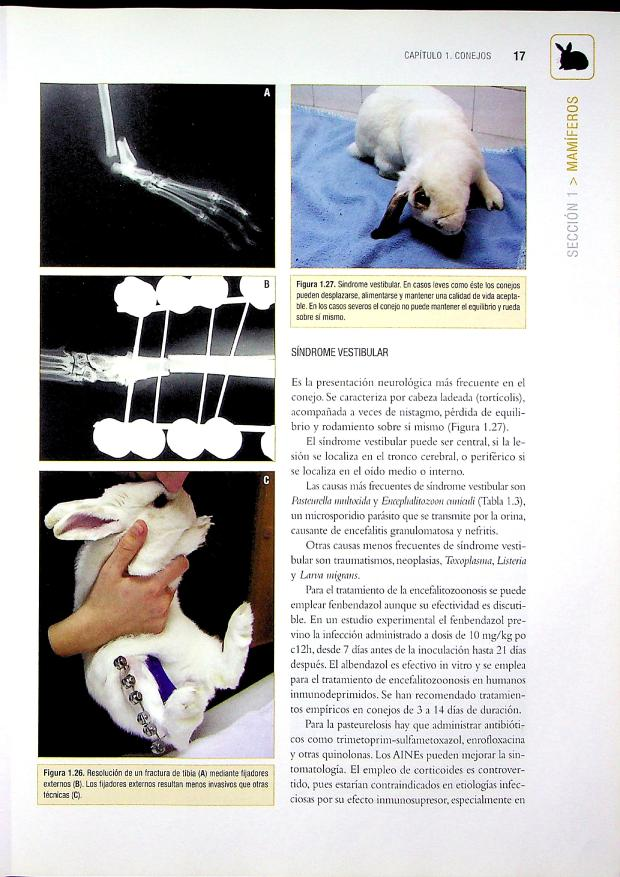
#> input picture Practicas/Datos/Monito.jpg, 620 x 877 px, found by its file name
$ python 'Nuevo A.py'
#> lines starting #> are read from the running program, lines starting #| are printed output that depends on the picture; after the words box and inside, x2 and y2 are one past the last pixel; in counts of white or black regions, pixels touching at a corner belong together
# Este programa busca y pinta contornos
import cv2
import numpy as np

imagen = cv2.imread("D:\\Proyectos\\Python Pr\\Practicas\\Datos\\Monito.jpg")
#> imagen is the input picture: shape (877, 620, 3); mean B, G, R 184, 183.9, 184.6
gris1 = cv2.cvtColor(imagen,cv2.COLOR_BGR2GRAY)
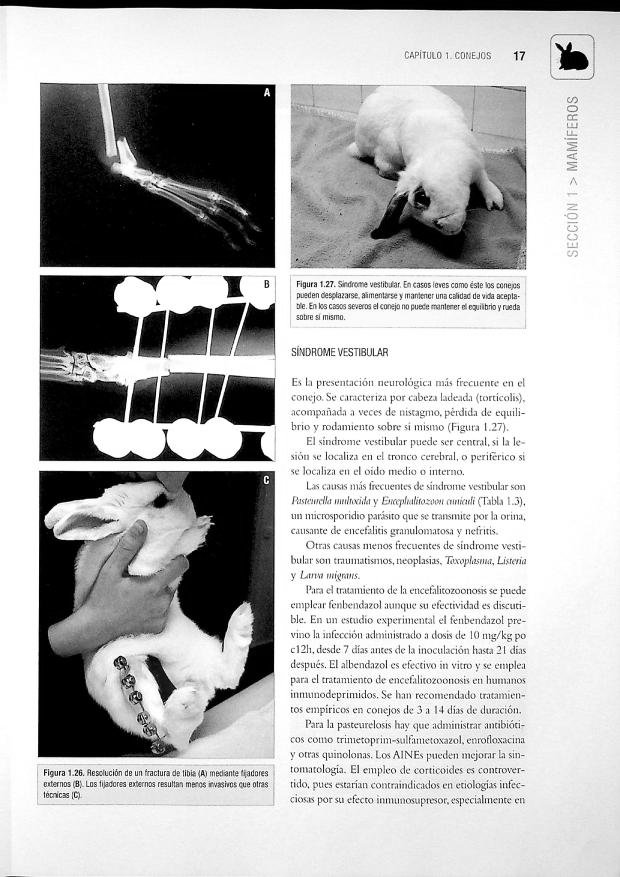
#> gris1: shape (877, 620); min 0, max 255, mean 184.1
gris = cv2.bilateralFilter(gris1, 11, 17, 17)

#Magia de refinado

kernel = np.ones((4,4),np.uint8)
erosion = cv2.erode(gris,kernel,iterations = 1)#remueve puntos pequeños
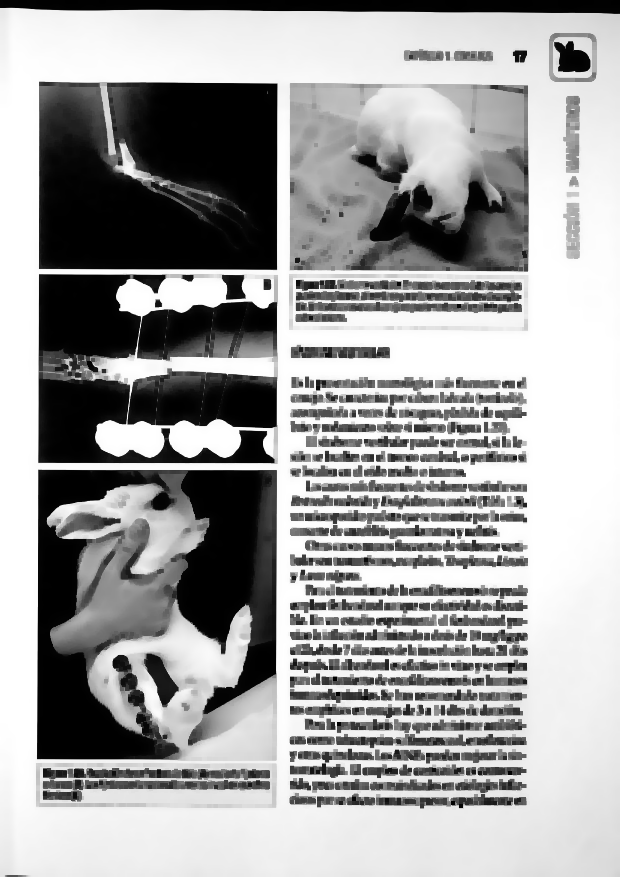
#> erosion: shape (877, 620); min 0, max 255, mean 161.2
kernel = np.ones((2,2),np.uint8)
dilation = cv2.dilate(erosion,kernel,iterations = 4)#ensancha las lineas
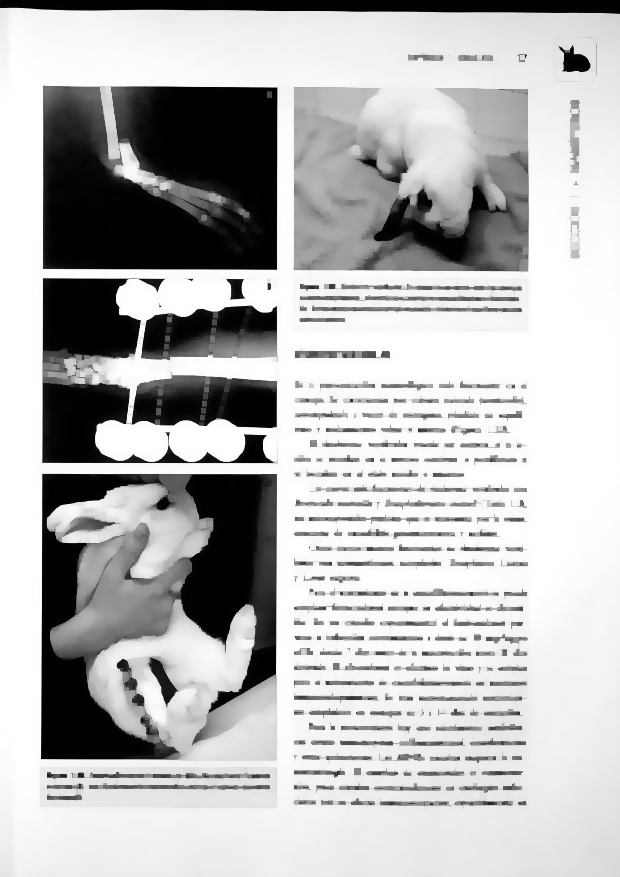
#> dilation: shape (877, 620); min 0, max 255, mean 183.2
binari = cv2.Canny(dilation,40,150)
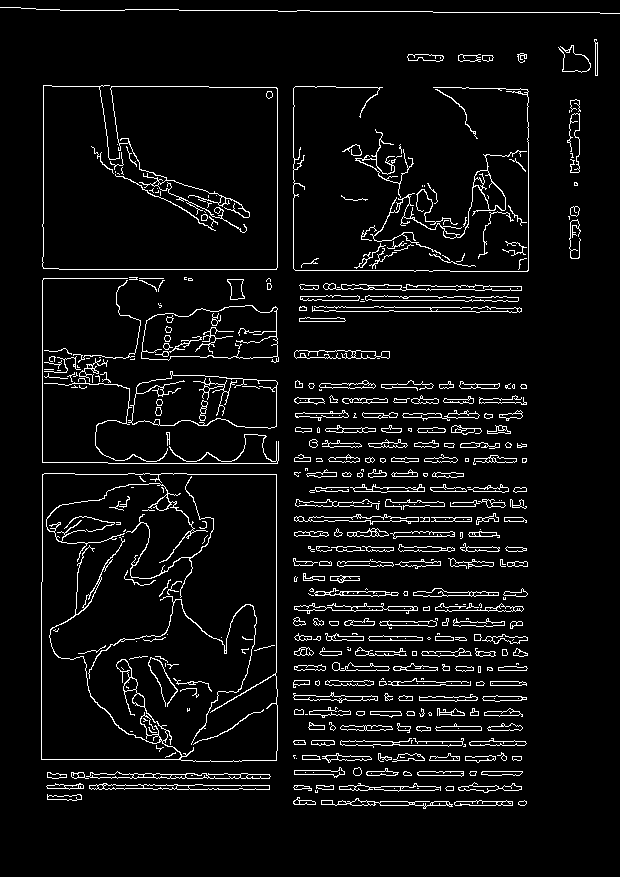
#> binari: shape (877, 620); 5.8% white in thin lines or dots
#cv2.imshow("algo",binari)

#a,formas = cv2.threshold(gris,70,255,cv2.THRESH_BINARY)
cnt,b = cv2.findContours(binari,cv2.RETR_EXTERNAL,cv2.CHAIN_APPROX_SIMPLE)
#> cnt = 354 contours, 159 with area under 20; largest, box (x1, y1, x2, y2) and area: (41, 473, 278, 762) 67128, (128, 371, 278, 429) 6480, (141, 305, 279, 363) 6144, (370, 150, 527, 255) 856, (323, 283, 522, 291) 736; b = 354 rows, first 6: [1, -1, -1, -1], [2, 0, -1, -1], [3, 1, -1, -1], [4, 2, -1, -1], [5, 3, -1, -1], [6, 4, -1, -1]


rects = [cv2.boundingRect(news) for news in cnt]
#> rects = 354 items, first 6: (518, 800, 9, 6), (454, 800, 59, 6), (321, 798, 132, 11), (293, 797, 23, 8), (47, 794, 35, 7), (315, 790, 3, 3)
imrec=[]
print(len(rects))
#| 354
for i in rects:
    _,_,w,h=i
    print(i)
    if w>200 and h>100:
        imrec.append(i)
#> this loop made 354 passes
#> (i, w, h) on passes 1 to 3: ((518, 800, 9, 6), 9, 6), ((454, 800, 59, 6), 59, 6), ((321, 798, 132, 11), 132, 11)
#| (518, 800, 9, 6)
#| (454, 800, 59, 6)
#| (321, 798, 132, 11)
#| (293, 797, 23, 8)
#| (47, 794, 35, 7)
#| (315, 790, 3, 3)
#| (417, 788, 2, 1)
#| (445, 786, 9, 5)
#> (further printed lines are left out)
#> after the loop, imrec = [(41, 473, 237, 289), (42, 278, 237, 186), (293, 86, 236, 186), (42, 85, 236, 185)]

print(imrec)

rects = sorted(rects,key=lambda  x:x[1],reverse=True)
for b in imrec:
    x,y,w,h=b
    x=int(x)
    y=int(y)
    w=int(w)
    h=int(h)
    print(x,y,w,h)
    cv2.rectangle(imagen,(x,y),(x+w,y+h),(0,0,255),2)
#> this loop made 4 passes
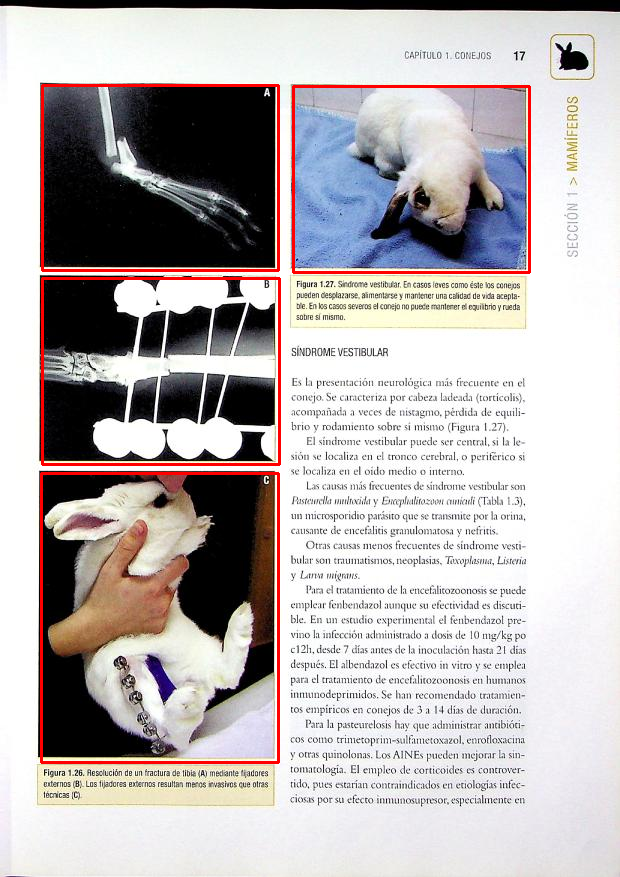
#> imagen: shape (877, 620, 3); 1.97% of pixels changed, all inside (x1, y1, x2, y2) = (40, 84, 531, 764)
#cv2.drawContours(imagen,cnt,-1,(0,0,255),2)
cv2.imshow("Imagen de salida",imagen)
cv2.waitKey(0)
cv2.destroyAllWindows()

$ run again, with Practicas/Datos/A001-1.jpg copied over Practicas/Datos/Monito.jpg
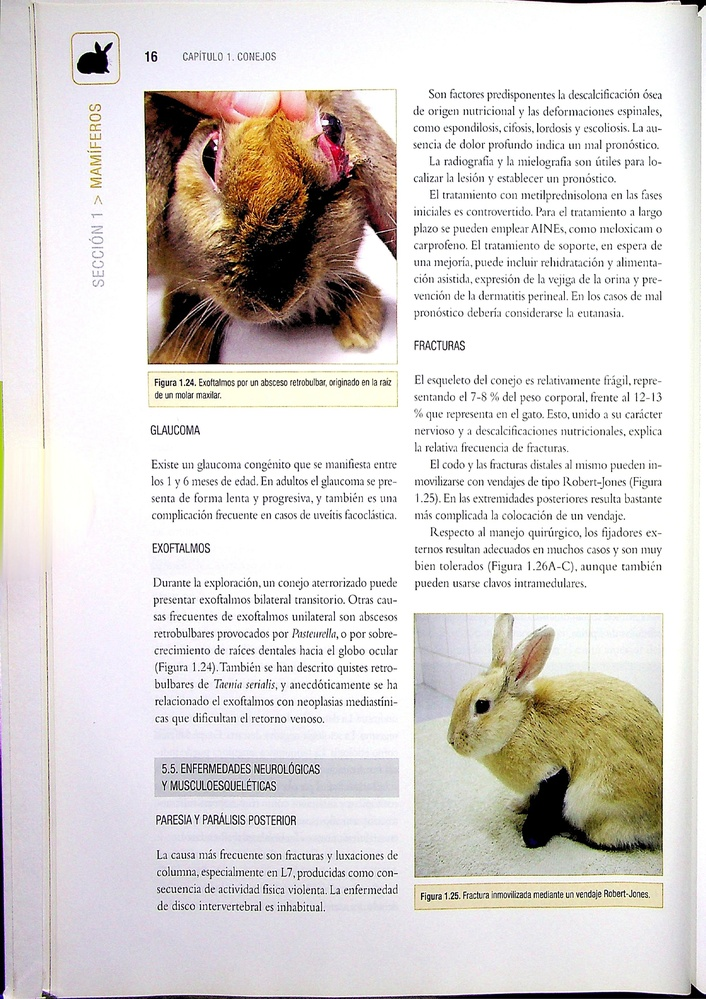
#> input picture Practicas/Datos/A001-1.jpg, 706 x 999 px, shrunk from 2480 x 3508 before the run, found by its file name
#> imagen is the input picture: shape (999, 706, 3); mean B, G, R 209.1, 212.4, 217.6
#> `binari = cv2.Canny(dilation,40,150)`:
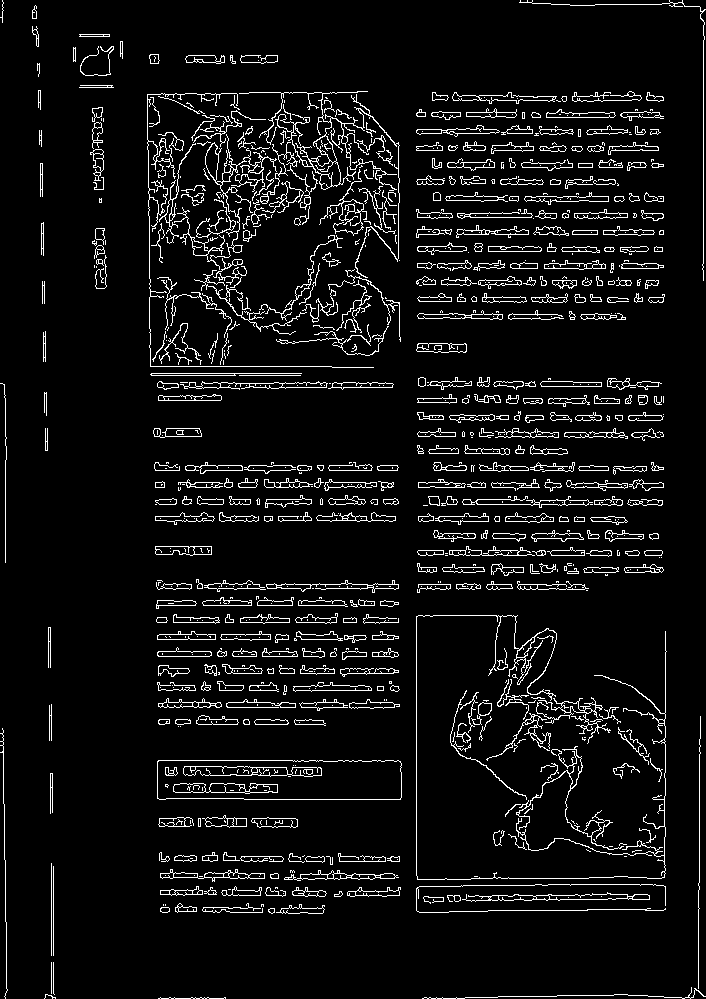
#> binari: shape (999, 706); 6.6% white in thin lines or dots
#> `cnt,b = cv2.findContours(binari,cv2.RETR_EXTERNAL,cv2.CHAIN_APPROX_SIM..`: cnt = 687 contours, 364 with area under 20; largest, box (x1, y1, x2, y2) and area: (157, 760, 402, 800) 9370, (239, 91, 400, 278) 1330, (174, 134, 277, 270) 1115, (462, 892, 650, 902) 713, (180, 381, 328, 390) 476; b = 687 rows, first 6: [1, -1, -1, -1], [2, 0, -1, -1], [3, 1, -1, -1], [4, 2, -1, -1], [5, 3, -1, -1], [6, 4, -1, -1]
#> rects = 687 items, first 6: (158, 997, 68, 2), (44, 994, 12, 5), (422, 987, 284, 12), (53, 962, 2, 33), (51, 962, 1, 32), (268, 908, 7, 6)
#| 687
#> the loop `for i in rects:` made 687 passes
#> (i, w, h) on passes 1 to 3: ((158, 997, 68, 2), 68, 2), ((44, 994, 12, 5), 12, 5), ((422, 987, 284, 12), 284, 12)
#> (printed output is left out)
#> after the loop `for i in rects:`: imrec = [(416, 615, 251, 265), (147, 93, 227, 275)]
#> the loop `for b in imrec:` made 2 passes
#> after the loop `for b in imrec:`:
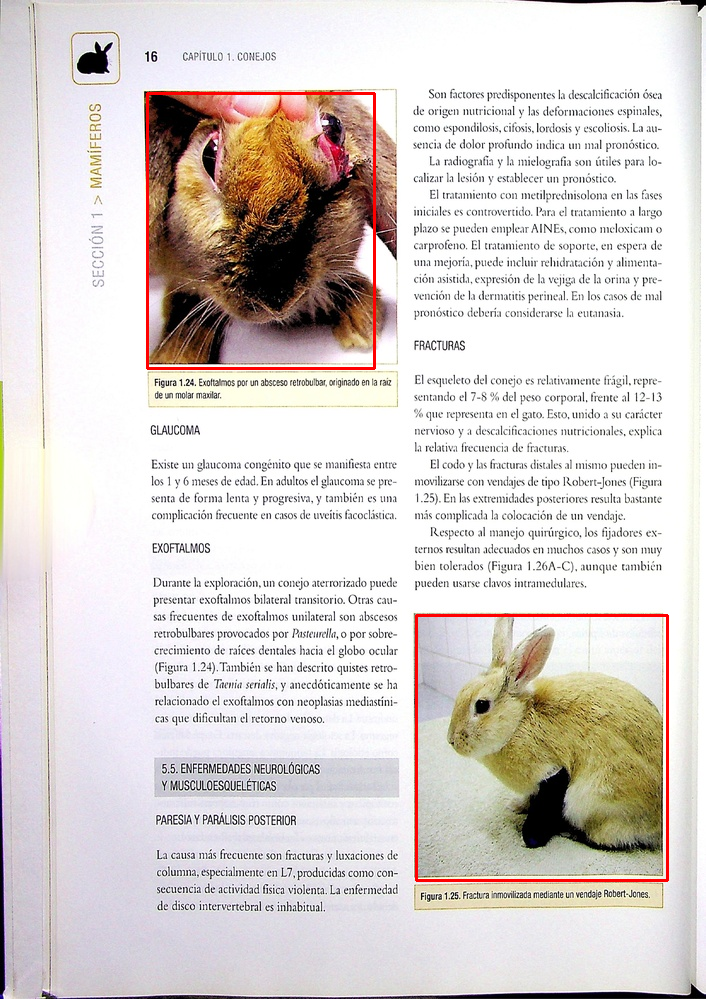
#> imagen: shape (999, 706, 3); 0.86% of pixels changed, all inside (x1, y1, x2, y2) = (146, 92, 669, 882)
